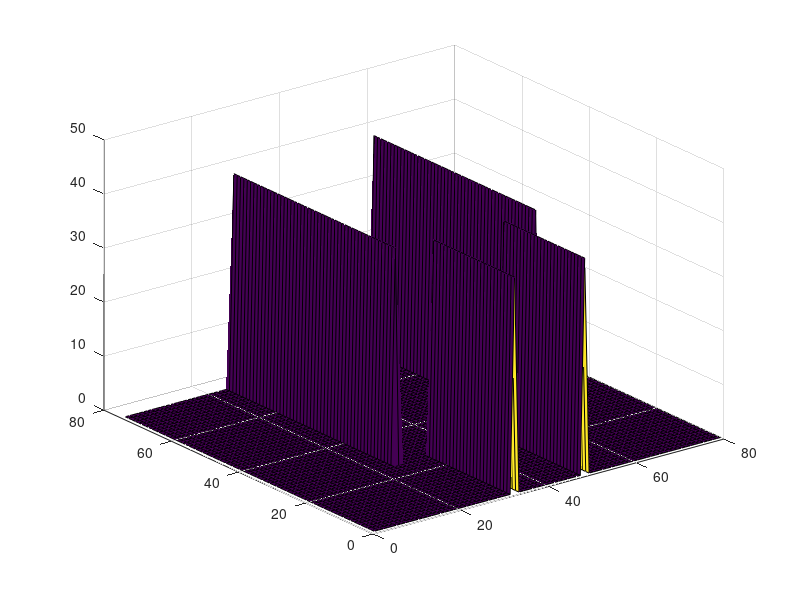

Here is the MATLAB script that generated this plot:
clear all;close all;clc;
% load gong.mat;
x=1:pi/5:4000;

y(1:2000)=cos(x(1:2000));
y(2001:6000)=cos(2*x(2001:6000));
n=80;
L=length(y);
Fs=pi/10;
dt=1/Fs;
t0=n*dt;
l=ceil(L/n);
wf=zeros(l,n);
for m=1:l-1
    
    ytemp=y(1+n*(m-1):n*m);
    ftemp=fft(ytemp);
    wf(m,:)=abs(fftshift(ftemp));
end

surf(wf)
